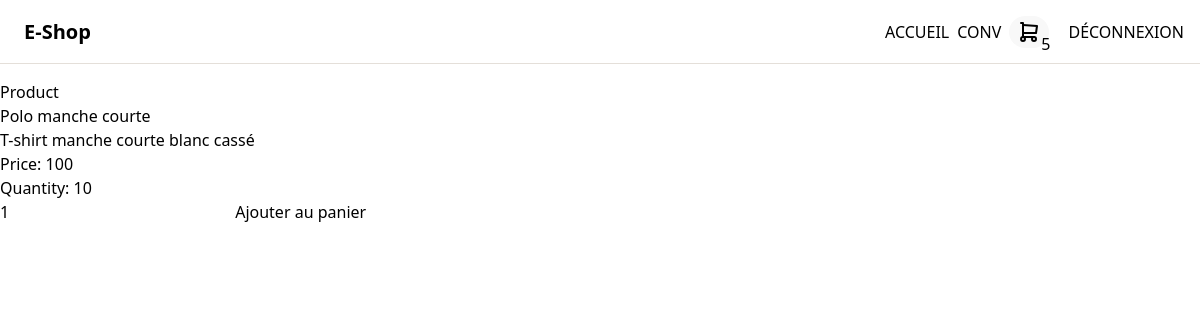
The app's page /product.php?id_product=33 (signed in) with its own data.
### tables this page shows
CREATE TABLE IF NOT EXISTS `clothing` (
  `product_id` int(11) NOT NULL,
  `size` text NOT NULL,
  `color` text NOT NULL,
  `type` text NOT NULL,
  `material_fee` int(11) NOT NULL
);

CREATE TABLE IF NOT EXISTS `product` (
  `id` int(11) NOT NULL AUTO_INCREMENT,
  `name` varchar(255) NOT NULL,
  `photos` text NOT NULL,
  `price` int(11) NOT NULL,
  `description` text NOT NULL,
  `quantity` int(11) NOT NULL,
  `created_at` datetime NOT NULL,
  `updated_at` datetime DEFAULT NULL,
  `category_id` int(11) DEFAULT NULL,
  PRIMARY KEY (`id`)
);

### src/Controller/ShopController.php (called while the page is built, shortened)
<?php
class ShopController
{
    public function showProduct(int $id) : Clothing|Electronic|Product|null
    {
        $auth = new AuthenticationController();
        if ($auth->isLogged()) {
            $clothing = new Clothing();
            $electronic = new Electronic();
            $product = new Product();
            if ($clothing->findOneById($id) !== false) {
                $products = $clothing->findOneById($id);
                return $products;
            } elseif ($electronic->findOneById($id) !== false) {
                $products = $electronic->findOneById($id);
                return $products;
            } else {
                $products = $product->findOneById($id);
                return $products;
            }
        } else {
            return null;
        }
    }
}

### src/Controller/AuthenticationController.php (called while the page is built, shortened)
<?php
class AuthenticationController
{
    public function isLogged(): bool
    {
        if (isset($_SESSION['user'])) {
            return true;
        } else {
            return false;
        }
    }
}

### src/Model/Clothing.php (called while the page is built, shortened)
<?php
class Clothing extends AbstractProduct implements StockableInterface
{
    public function setSize(?string $size): Clothing
    {
        return $this;
    }
    public function setColor(?string $color): Clothing
    {
        return $this;
    }
    public function setType(?string $type): Clothing
    {
        return $this;
    }
    public function setMaterialFee(?int $material_fee): Clothing
    {
        return $this;
    }
    public function getPdo(): \PDO
    {
        $this->pdo = $this->pdo ?? (new DatabaseConnexion())->getConnexion();
        return $this->pdo;
    }
    public function findOneById(int $id): static|false
    {
        $pdo = $this->getPdo();
        $statement = $pdo->prepare('SELECT * FROM clothing INNER JOIN product ON clothing.product_id = product.id WHERE clothing.product_id = :id');
        $statement->bindValue(':id', $id, \PDO::PARAM_INT);
        $statement->execute();
        $result = $statement->fetch(\PDO::FETCH_ASSOC);
        if (!$result) {
            return false;
        } else {
            $newClothing = new Clothing();
            $newClothing->hydrate($result);
            return $newClothing;
        }
    }
    public function hydrate(array $data): static
    {
        return $this;
    }
}

### src/Model/Abstract/AbstractProduct.php (called while the page is built, shortened)
<?php
abstract class AbstractProduct
{
    public function getName(): ?string
    {
        return $this->name;
    }
    public function getPrice(): ?int
    {
        return $this->price;
    }
    public function getDescription(): ?string
    {
        return $this->description;
    }
    public function getQuantity(): ?int
    {
        return $this->quantity;
    }
    public function hydrate(array $data): static
    {
        $this->name = $data['name'];
        $this->price = $data['price'];
        $this->description = $data['description'];
        $this->quantity = $data['quantity'];
        return $this;
    }
}

### product.php (the view, shortened to what this page needs)
<?php
$url_idProduct = intval($_GET['id_product']) ?? null;
if ($url_idProduct !== null) {
    $shopController = new ShopController();
    $products = $shopController->showProduct($url_idProduct);
};
?>
<!DOCTYPE html>
<html lang="fr">
<head>
    <script src="https://cdn.tailwindcss.com"></script>
</head>
<?php require_once 'import/header.php'; ?>
<?php if ($url_idProduct !== null): ?>
    <main class="h-screen w-screen pt-20">
        <section>
            <h1>Product</h1>
            <div>
                <h2><?php echo $products->getName(); ?></h2>
                <p><?php echo $products->getDescription(); ?></p>
                <p>Price: <?php echo $products->getPrice(); ?></p>
                <p>Quantity: <?php echo $products->getQuantity(); ?></p>
                <form action="" method="post">
                    <input type="number" name="quantity" id="quantity" placeholder="quantity" min="1" value="1">
                    <input type="submit" name="submit" value="Ajouter au panier">
                </form>
            </div>
        </section>
    </main>
<?php else: ?>
    <body>
    <h1>Product not found</h1>
    </body>
<?php endif; ?>
</html>

### records on screen
clothing: product.name "Polo manche courte", product.description "T-shirt manche courte blanc cassé", product.price "100", product.quantity "10"

### other values on screen
$user->getFullname() "CONV"
$article "5"
